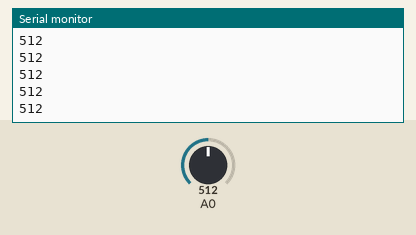
This sketch was run on a simulated Arduino Uno, built with avr-gcc and run on an emulated ATmega328P. On the bench: the last lines printed to the serial monitor. The test bench sets the inputs (shaded band); at power-on: A0 = 512.

Above: at 1.2 s.
1.3 s: A0 set to 716
At 2.2 s:
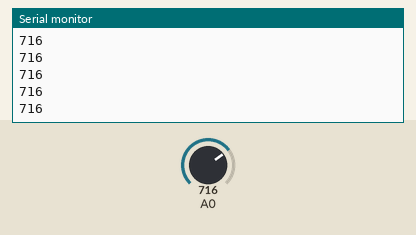
2.8 s: A0 set to 900
At 3.7 s:
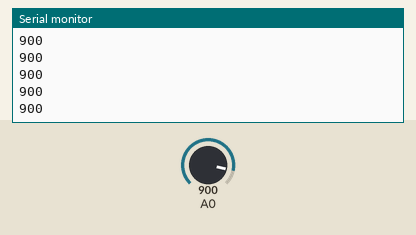
Timing chart, 0 to 5.8 s (numbered marks = the images above; inputs shaded):
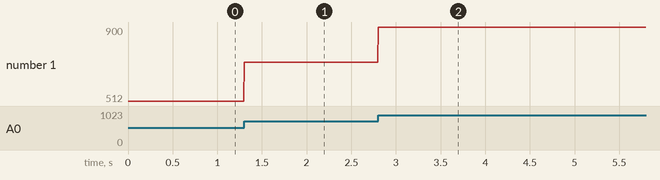

Measured:
- after the input at 1.3 s, the serial monitor: prints a new line at once (image 1)
- after the input at 2.8 s, the serial monitor: prints a new line at once (image 2)
- plotted number 1: 512 → 716 after the input at 1.3 s, 716 → 900 after the input at 2.8 s

The sketch:

receptor200hz_v1.0.ino
```cpp
unsigned int val = 0;
void setup(){
Serial.begin(115200);


cli();//stop interrupts

//set timer1 interrupt at 200Hz
  TCCR1A = 0;// set entire TCCR1A register to 0
  TCCR1B = 0;// same for TCCR1B
  TCNT1  = 0;//initialize counter value to 0
  // set compare match register for 200hz increments
  OCR1A = 9999;// = (16*10^6) / (200*8) - 1 (must be <65536)
  // turn on CTC mode
  TCCR1B |= (1 << WGM12);
  TCCR1B |= (1 << CS11); // Set CS#1 bit for 8 prescaler for timer 1
  // enable timer compare interrupt
  TIMSK1 |= (1 << OCIE1A);

sei();//allow interrupts

}//end setup

ISR(TIMER1_COMPA_vect){//timer1 interrupt 200Hz toggles
    val=analogRead(0);
    Serial.println(val);

}

void loop(){
  //do other things here
}
```
